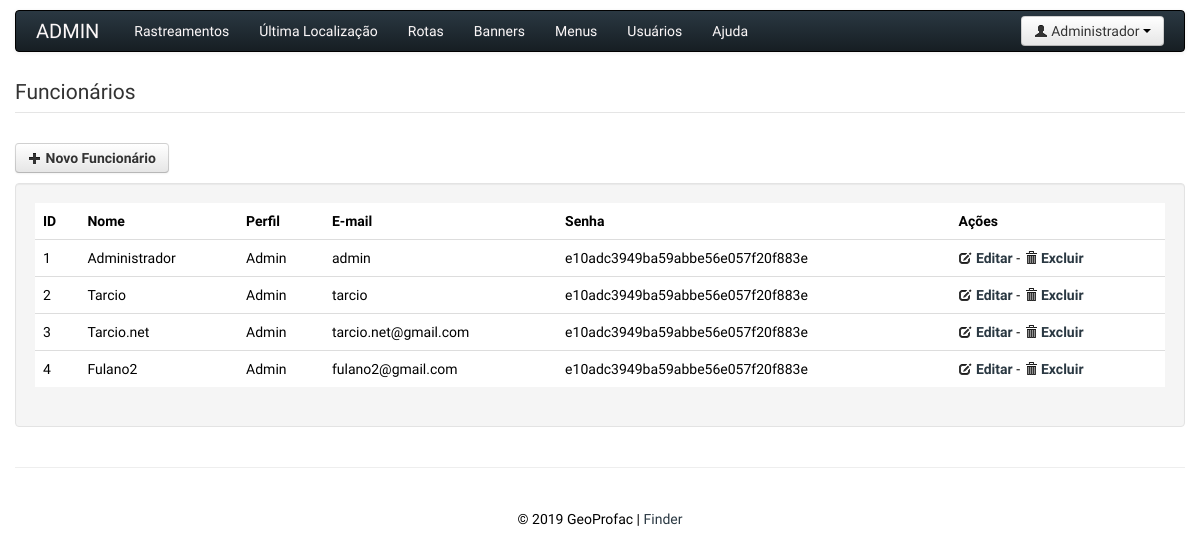
Screenshot of /admin.php?modulo=Funcionarios&acao=gerenciar (signed in) with the database file from the repository.
### tables this page shows
CREATE TABLE IF NOT EXISTS `shr_menus` (
  `id` int(11) NOT NULL AUTO_INCREMENT,
  `prf_id` varchar(10) NOT NULL,
  `descricao` varchar(30) NOT NULL,
  `link` varchar(100) NOT NULL,
  PRIMARY KEY (`id`),
  KEY `menus_fk` (`prf_id`),
  CONSTRAINT `menus_fk` FOREIGN KEY (`prf_id`) REFERENCES `shr_perfis` (`id`) ON UPDATE CASCADE
);

CREATE TABLE IF NOT EXISTS `shr_funcionarios` (
  `id` int(11) NOT NULL AUTO_INCREMENT,
  `email` varchar(60) NOT NULL,
  `prf_id` varchar(10) NOT NULL,
  `nome` varchar(255) NOT NULL,
  `senha` varchar(32) NOT NULL,
  PRIMARY KEY (`id`),
  KEY `funcionarios_fk` (`prf_id`),
  CONSTRAINT `funcionarios_fk` FOREIGN KEY (`prf_id`) REFERENCES `shr_perfis` (`id`) ON UPDATE CASCADE
);

CREATE TABLE IF NOT EXISTS `shr_perfis` (
  `id` varchar(10) NOT NULL,
  `descricao` varchar(10) NOT NULL,
  PRIMARY KEY (`id`)
);

### admin.php (called while the page is built, shortened)
<?php
try
{
	new Controller(Perfis::ADMINISTRATIVO);
}
	catch (\Exception $e)
	{
		echo $e->getMessage();
	}

### src/Lib/Config.class.php (called while the page is built, shortened)
<?php
final class Config
{
	static private $config;
	static public function carregar( $arquivo = 'config.php' )
	{
		self::$config = include __DIR__ . "/../../config/{$arquivo}";
	}
	static public function get( $param )
	{
		$parametro = explode('.', $param );
		$retorno = self::$config;
		foreach( $parametro as $par ) {
			if( isset( $retorno[ $par ] ) ) {
				$retorno = $retorno[ $par ];
			} else {
				throw new \Exception('Parametro nao encontrado!');
			}
		}
		return $retorno;
	}
}

### autoloader.php (called while the page is built, shortened)
<?php
function autoloader($classe)
{
	$extensoes = array ('class.php', 'trait.php');
	$classe = str_replace('\\', '/', $classe);
	foreach ($extensoes as $extensao)
	{
		$path_classe = __DIR__ . "/src/{$classe}.{$extensao}";
		if (file_exists($path_classe))
		{
			break;
		}
	}
}

### src/Lib/Banco.class.php (called while the page is built, shortened)
<?php
final class Banco
{
  	static private $obj_Banco;
  	private $obj_PDO;
  	static public function getInstancia()
  	{
    	if( !self::$obj_Banco ) {
      		self::$obj_Banco = new Banco();
      		self::$obj_Banco->conectar();
    	}
    	return self::$obj_Banco;
  	}
	private function conectar()
	{
		switch( Config::get('pdo.driver') ) {
		    default:
		    	$dsn  = Config::get('pdo.driver') . ':host=' . Config::get('pdo.host')
		    	      . ';dbname='.Config::get('pdo.dbname');
		    	$user  = Config::get('pdo.user');
		    	$pass  = Config::get('pdo.pass');
				$encod = Config::get('pdo.encod');
		}
    	$this->obj_PDO = new \PDO( $dsn, $user, $pass );
    	$this->obj_PDO->setAttribute( \PDO::ATTR_ERRMODE,
    								  \PDO::ERRMODE_EXCEPTION );
    	$this->obj_PDO->setAttribute( \PDO::ATTR_DEFAULT_FETCH_MODE,
                                      \PDO::FETCH_OBJ );
		$this->obj_PDO->exec("SET NAMES $encod");
  	}
    public function consultarSQL( $sql, array $valores = array() )
    {
    	$statement = $this->obj_PDO->prepare( $sql );
    	$statement->execute( $valores );
    	return $statement->fetchAll();
  	}
  	public function selecionar( ModelData $ModelData, $todos = true )
  	{
  		$sql = "SELECT * FROM {$ModelData->getTabela()}";
  		$parametro_where = array();
		if( $todos == false ) {
      		$sql .= " WHERE {$ModelData->getPrimaryKey()} = ?";
      		$parametro_where[] = $ModelData->getValorPrimaryKey();
    	}
    	$statement = $this->obj_PDO->prepare( $sql );
	    $statement->execute( $parametro_where );
	    if( $todos ) {
      		return $statement->fetchAll();
    	} else {
      		return $statement->fetch();
    	}
    }
}

### src/Model/ModelBase.class.php (called while the page is built, shortened)
<?php
abstract class ModelBase {
	public function __construct()
	{
		$this->obj_ModelData = new ModelData( static::TABELA, static::PRIMARY_KEY, $this->colunas);
		$this->obj_Banco 	 = Banco::getInstancia();
	}
}

### src/Model/Menus.class.php (called while the page is built, shortened)
<?php
class Menus extends ModelBase
{
	public function retornarItens( $tipo )
	{
		$sql = "SELECT descricao, link "
			 . "FROM " . self::TABELA
			 . " WHERE prf_id = ? "
			 . "ORDER BY id ASC";
		return $this->obj_Banco->consultarSQL($sql, array( $tipo ) );
	}
}

### src/Lib/Log.trait.php (called while the page is built, shortened)
<?php
trait Log
{
	public function escrever( $mensagem )
	{
		$data        = date('d/m/Y H:i:s');
	}
}

### src/Model/ModelData.class.php (called while the page is built, shortened)
<?php
final class ModelData {
  	private $tabela;
  	private $primary_key;
  	private $coluna;
  	private $obj_std;
  	public function __construct( $tabela, $pk, array $coluna )
  	{
    	$this->tabela 		= $tabela;
    	$this->primary_key 	= $pk;
    	$this->coluna 		= $coluna;
    	$this->obj_std		= new \stdClass();
    	foreach( $coluna as $col ) {
    		if( $col != $pk ) {
    			$this->obj_std->$col = null;
    		}
    	}
  	}
  	public function getTabela()
  	{
    	return $this->tabela;
  	}
  	public function getPrimaryKey()
  	{
    	return $this->primary_key;
  	}
  	public function getValorPrimaryKey()
  	{
    	return $this->obj_std->{$this->primary_key};
  	}
  	public function __set( $propriedade, $valor )
  	{
  		if( in_array( $propriedade, $this->coluna ) ) {
  			$this->obj_std->{$propriedade} = $valor;
  		}
  	}
}

### src/Model/Funcionarios.class.php (called while the page is built, shortened)
<?php
class Funcionarios extends ModelBase
{
	public function gerenciar()
	{
		return $this->obj_Banco->selecionar( $this->obj_ModelData );
	}
}

### src/Model/Perfis.class.php (called while the page is built, shortened)
<?php
class Perfis extends ModelBase
{
	static private $obj_Perfis;
	static public function getInstancia()
	{
		if( !self::$obj_Perfis ) {
			self::$obj_Perfis = new Perfis();
		}
		return self::$obj_Perfis;
	}
	public function getPerfil( $id )
	{
		$this->obj_ModelData->id = $id;
		return $this->obj_Banco->selecionar( $this->obj_ModelData, false );
	}
}

### templates/admin/funcionarios/gerenciar.tpl.php (the view, shortened to what this page needs)
<form class="form-horizontal">
    <fieldset>
        <legend>Funcionários</legend>
        <div class="btn-toolbar">
            <a href="admin.php?modulo=Funcionarios&acao=inserir" class="btn"><i class="icon-plus"></i> <strong>Novo Funcionário</strong></a>
        </div>
        <div class="well">
            <?php if ($dados): ?>
            <table class="table">
                <thead>
                    <tr>
                        <th>ID</th>
                        <th>Nome</th>
                        <th>Perfil</th>
                        <th>E-mail</th>
                        <th>Senha</th>
                        <th>Ações</th>
                    </tr>
                </thead>
                <tbody>
                    <?php foreach($dados as $funcionario): ?>
                        <tr>
                            <td><?php echo $funcionario->id; ?></td>
                            <td><?php echo $funcionario->nome; ?></td>
                            <td><?php echo Perfis::getInstancia()->getPerfil( $funcionario->prf_id )->descricao; ?></td>
                            <td><?php echo $funcionario->email; ?></td>
                            <td><?php echo $funcionario->senha; ?></td>
                            <td>
                                <a href="admin.php?modulo=Funcionarios&acao=editar&id=<?php echo $funcionario->id; ?>"><i class="icon-edit"></i> <strong>Editar</strong></a>
                                -
                                <a href="admin.php?modulo=Funcionarios&acao=excluir&id=<?php echo $funcionario->id; ?>"><i class="icon-trash"></i> <strong>Excluir</strong></a>
                            </td>
                        </tr>
                    <?php endforeach; ?>
                </tbody>
            </table>
            <?php else: ?>
            Nenhum 'Funcionário' cadastrado
            <?php endif; ?>
        </div>
    </fieldset>
</form>

### templates/admin/_cabecalho.tpl.php (shortened to what this page needs)
<!DOCTYPE html>
<html lang="en">
    <head>
        <link href="<?php echo $path?>css/bootstrap.css" rel="stylesheet">
        <link href="<?php echo $path?>css/bootstrap-responsive.css" rel="stylesheet">
    </head>
    <body>
        <div class="container">
            <?php if(isset($_SESSION['funcionarios'])): ?>
                <div class="navbar">
                    <div class="navbar-inner">
                        <a class="brand" href="admin.php">
                            ADMIN
                        </a>
                        <ul class="nav">
                            <?php foreach($items_menu as $item): ?>
                              <li>
                                  <a href="<?php echo $item->link; ?>"><?php echo $item->descricao; ?></a>
                              </li>
                            <?php endforeach; ?>
                        </ul>
                        <div class="btn-group pull-right">
                            <a class="btn dropdown-toggle" data-toggle="dropdown" href="#">
                                <i class="icon-user"></i> <?php echo $_SESSION['funcionarios']['nome']; ?> <span class="caret"></span>
                            </a>
                        </div>
                    </div>
                </div>
            <?php endif; ?>

### rows the page displays
shr_menus: descricao "Rastreamentos"
shr_menus: descricao "Última Localização"
shr_menus: descricao "Rotas"
shr_menus: descricao "Banners"
shr_menus: descricao "Menus"
shr_menus: descricao "Usuários"
shr_menus: descricao "Ajuda"
shr_funcionarios: id "1", nome "Administrador", prf.descricao "Admin", email "admin", senha "e10adc3949ba59abbe56e057f20f883e"
shr_funcionarios: id "2", nome "Tarcio", prf.descricao "Admin", email "tarcio", senha "e10adc3949ba59abbe56e057f20f883e"
shr_funcionarios: id "3", nome "Tarcio.net", prf.descricao "Admin", email "tarcio.net@gmail.com", senha "e10adc3949ba59abbe56e057f20f883e"
shr_funcionarios: id "4", nome "Fulano2", prf.descricao "Admin", email "fulano2@gmail.com", senha "e10adc3949ba59abbe56e057f20f883e"

### other values shown
$_SESSION['funcionarios']['nome'] "Administrador"
gmdate('Y') "2019"
